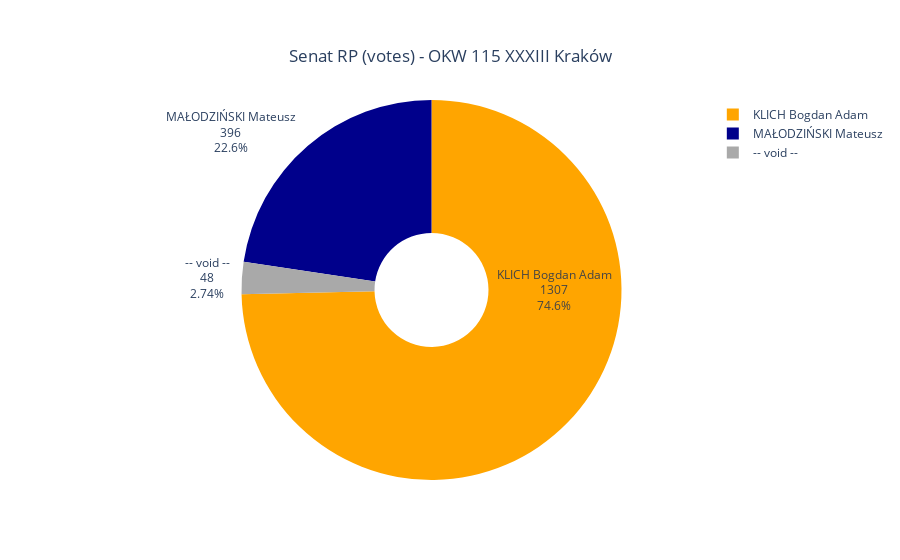

Write notebook code for a chart like this one.
### Code cell
#Senat graph 2
senat_plot2 = plt.Figure(data=plt.Pie(labels=list(senat_df.columns)[:-1], values=list(senat_df.loc[115])[:-1], hole=.3, textinfo='label+percent+value',
                             insidetextorientation='radial'))
senat_plot2.update_traces(marker=dict(colors=['orange', 'darkblue', 'darkgrey']))
senat_plot2.update_layout(
    title={
        'text': "Senat RP (votes) - OKW 115 XXXIII Kraków ",
        'x': 0.5,
        'xanchor': 'center',
        'yanchor': 'top'})
senat_plot2.show()

### Figure 1 — Plotly figure (JSON) as saved in the notebook; plotly's stock layout.template omitted (floating-point values rounded to 4 significant figures)
{"data": [{"hole": 0.3, "insidetextorientation": "radial", "labels": ["KLICH Bogdan Adam", "MAŁODZIŃSKI Mateusz", "-- void --"], "marker": {"colors": ["orange", "darkblue", "darkgrey"]}, "textinfo": "label+percent+value", "type": "pie", "values": [1307, 396, 48]}], "layout": {"title": {"text": "Senat RP (votes) - OKW 115 XXXIII Kraków ", "x": 0.5, "xanchor": "center", "yanchor": "top"}}}
